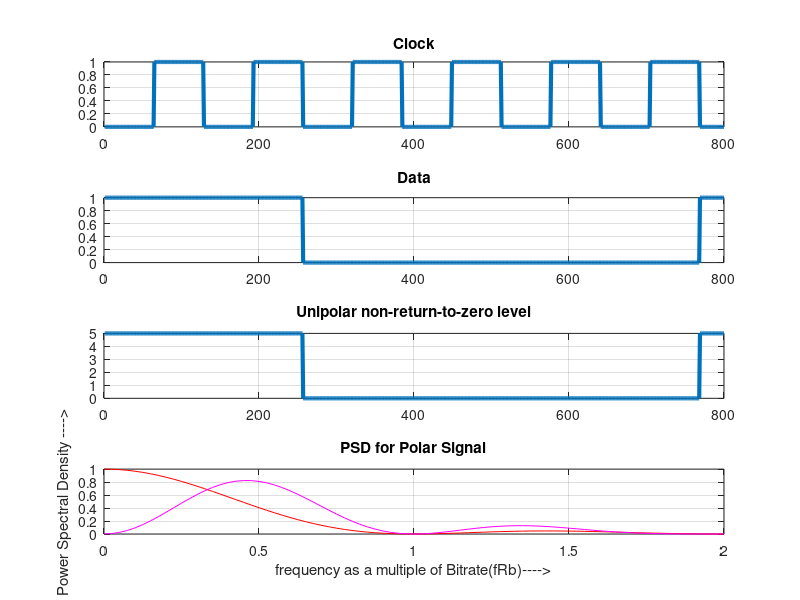
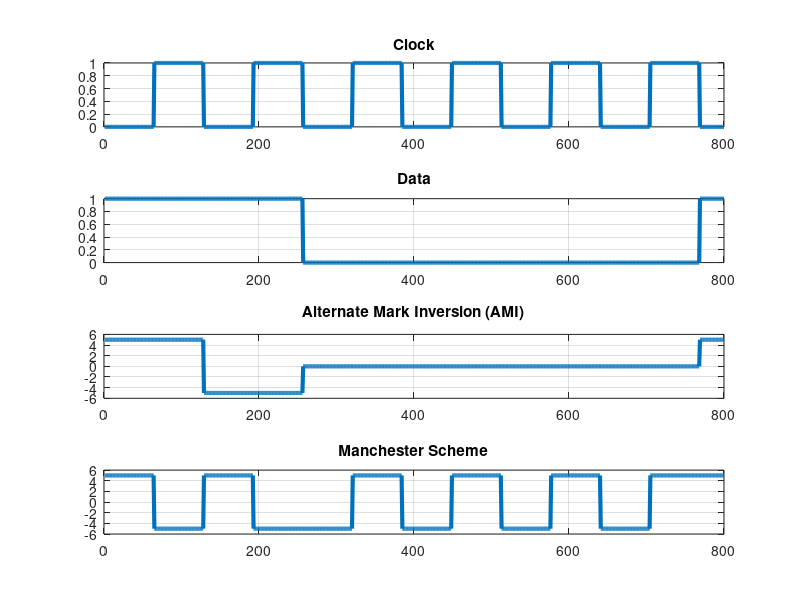

Here is the MATLAB script that generated these plots, in order: (Note: this script raises an error after producing the figures.)
clearvars;
clc;
L = 64; %number of digital samples per data bit
Fs = 10*L; %Sampling frequency
voltageLevel = 5;
data = rand(1000,1)>0.5;
clk = mod(0:2*numel(data)-1,2).';
ami = 1*data;
previousBit = 0; %AMI encoding
for idx=1:numel(data)
if (ami(idx)==1) && (previousBit==0)
ami(idx)= voltageLevel;
previousBit=1;
end
if (ami(idx)==1) && (previousBit==1)
ami(idx)= -voltageLevel;
previousBit = 0;
end
end
clk_sequence=reshape(repmat(clk,1,L).',1,length(clk)*L);
data_sequence=reshape(repmat(data,1,2*L).',1,length(data)*2*L);
unipolar_nrz_l = voltageLevel*data_sequence;
nrz_encoded = voltageLevel*(2*data_sequence - 1);
unipolar_rz = voltageLevel*and(data_sequence,not(clk_sequence));
ami_sequence = reshape(repmat(ami,1,2*L).',1,length(ami)*2*L);
manchester_encoded = voltageLevel*(2*xor(data_sequence,clk_sequence)-1);
figure(1);
subplot(4,1,1);
plot(clk_sequence(1:800),"LineWidth",3);
title('Clock');
grid on
subplot(4,1,2);
plot(data_sequence(1:800),"LineWidth",3);
title('Data');
grid on
subplot(4,1,3);
plot(unipolar_nrz_l(1:800),"LineWidth",3);
title('Unipolar non-return-to-zero level');
grid on;
subplot(4,1,4);
plot(nrz_encoded(1:800),"LineWidth",3);
title('Bipolar Non-return-to-zero level');
grid on;
figure(2);
subplot(4,1,1);
plot(clk_sequence(1:800),"LineWidth",3);
title('Clock');
grid on;
subplot(4,1,2);
plot(data_sequence(1:800),"LineWidth",3);
title('Data');
grid on;
subplot(4,1,3);
plot(ami_sequence(1:800),"LineWidth",3);
title('Alternate Mark Inversion (AMI)');
grid on;
subplot(4,1,4);
plot(manchester_encoded(1:800),"LineWidth",3);
title('Manchester Scheme');
grid on;
Rb=1;
Tb=1/Rb;
f=0:0.025*Rb:2*Rb;
x=f*Tb;
P1 = (Tb)*(sinc(x).*sinc(x));
figure(1);
plot(f,P1,'r');
grid on;
box on;
xlabel('frequency as a multiple of Bitrate(fRb)---->');
ylabel('Power Spectral Density ---->');
title('PSD for Polar Signal');
hold on;
P2 = (Tb)*(sinc(x/2)).*(sinc(x/2)).*(sin(pi*x)).*(sin(pi*x));
plot(f,P2,'m');
grid on;
box on;
xlabel('frequency as a multiple of Bitrate(fRb)---->');
ylabel('Power Spectral Density ---->');
title('PSD for Polar Signal');
hold on;
P3 = (Tb/4)*(sinc(x).*sinc(x)) + (1/4)*dirac(f);
plot(f,P3,'g');
grid on;
box on;
xlabel('frequency as a multiple of Bitrate(fRb)---->');
ylabel('Power Spectral Density ---->');
title('PSD for Polar Signal');
hold on;
P4 = Tb*(sinc(x/2)).*(sinc(x/2)).*(sin(pi*x/2)).*(sin(pi*x/2));
plot(f,P4,'b');
grid on;
box on;
xlabel('frequency as a multiple of Bitrate(fRb)---->');
ylabel('Normalised Power Spectral Density ---->');
title('PSD for Different Line Coding Schemes');
hold on;
legend('Polar','Bipolar','Unipolar','Manchester');